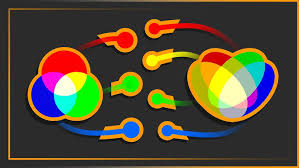
#> input picture img.png, 299 x 168 px
$ python cannyhoughequalisation.py
#> lines starting #> are read from the running program, lines starting #| are printed output that depends on the picture
import cv2
import numpy as np
from matplotlib import pyplot as plt

# Load the image
image = cv2.imread('img.png', cv2.IMREAD_GRAYSCALE)
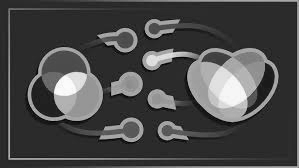
#> image: shape (168, 299); min 0, max 253, mean 72.8

# Step 1: Histogram Equalization
# Improve contrast in the image using histogram equalization
equalized_image = cv2.equalizeHist(image)
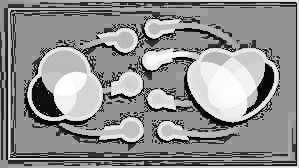
#> equalized_image: shape (168, 299); min 0, max 255, mean 144.7

# Step 2: Canny Edge Detection
# Apply Canny edge detector
edges = cv2.Canny(equalized_image, 100, 200)
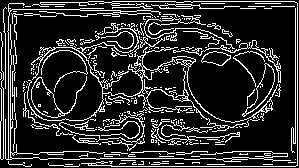
#> edges: shape (168, 299); 17.5% white in thin lines or dots

# Step 3: Hough Line Transformation
# Use HoughLinesP to detect lines in the edge image
lines = cv2.HoughLinesP(edges, rho=1, theta=np.pi/180, threshold=100, minLineLength=50, maxLineGap=10)
#> lines = [[111, 166, 295, 166], [88, 1, 294, 1], [80, 158, 183, 158], [297, 165, 297, 3], [8, 163, 8, 4], [295, 143, 295, 2], [10, 164, 10, 24], [40, 2, 151, 4], [144, 8, 223, 8], [4, 8, 136, 11], [111, 48, 271, 48]]

# Draw the detected lines on a copy of the original image
line_image = cv2.cvtColor(image, cv2.COLOR_GRAY2BGR)

if lines is not None:
    for line in lines:
        x1, y1, x2, y2 = line[0]
        cv2.line(line_image, (x1, y1), (x2, y2), (0, 255, 0), 2)
#> this loop made 11 passes
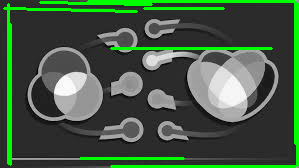
#> line_image: shape (168, 299, 3); mean B, G, R 65.8, 88.4, 65.8

# Plotting the results
plt.figure(figsize=(10, 10))

plt.subplot(2, 2, 1)
plt.title('Original Image')
plt.imshow(image, cmap='gray')

plt.subplot(2, 2, 2)
plt.title('Equalized Image')
plt.imshow(equalized_image, cmap='gray')

plt.subplot(2, 2, 3)
plt.title('Canny Edge Detection')
plt.imshow(edges, cmap='gray')

plt.subplot(2, 2, 4)
plt.title('Hough Line Detection')
plt.imshow(line_image)

plt.show()
